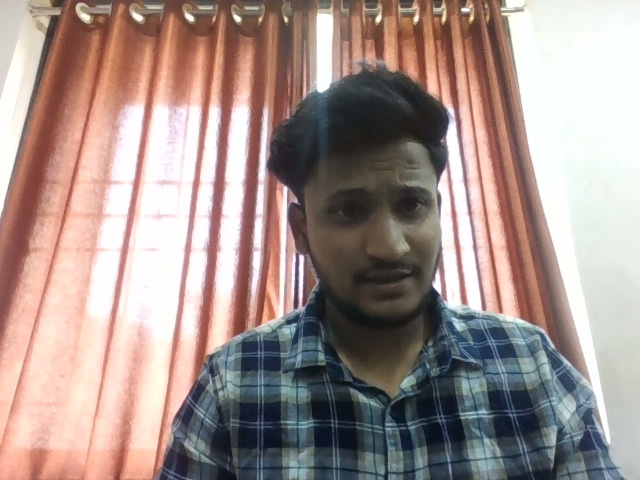
#> input picture face_1771309583.1156054.jpg, 640 x 480 px
$ python create_profile.py
#> lines starting #> are read from the running program, lines starting #| are printed output that depends on the picture
import cv2
import csv
import numpy as np
import os
from datetime import datetime

class GhostAuthProfile:
    def __init__(self, username):
        self.username = username
        self.typing_pattern = []
        self.face_encoding = None
        self.create_folder()

    def create_folder(self):
        if not os.path.exists(f"users/{self.username}"):
            os.makedirs(f"users/{self.username}")

    def add_typing_data(self, csv_file):
        """Extract typing features from CSV"""
#> called with csv_file = 'typing_data.csv'
        flight_times = []
        with open(csv_file, 'r') as f:
#> (reads typing_data.csv from the repository)
            reader = csv.DictReader(f)
            for row in reader:
                if row['event'] == 'PRESS' and row['flight_time']:
                    ft = float(row['flight_time'])
                    if ft > 0:
                        flight_times.append(ft)

        # Calculate typing fingerprint
        self.typing_pattern = {
            'avg_flight': np.mean(flight_times),
            'std_flight': np.std(flight_times),
            'min_flight': np.min(flight_times),
            'max_flight': np.max(flight_times),
            'typing_speed': len(flight_times) / sum(flight_times) * 60
        }
        print(f"✅ Typing profile created for {self.username}")

    def add_face_data(self, image_path):
        """Simple face detection"""
#> called with image_path = 'face_1771309583.1156054.jpg'
        face_cascade = cv2.CascadeClassifier(
            cv2.data.haarcascades + 'haarcascade_frontalface_default.xml'
        )

        img = cv2.imread(image_path)
#> img is the input picture: shape (480, 640, 3); mean B, G, R 141.2, 146.5, 164.7
        gray = cv2.cvtColor(img, cv2.COLOR_BGR2GRAY)
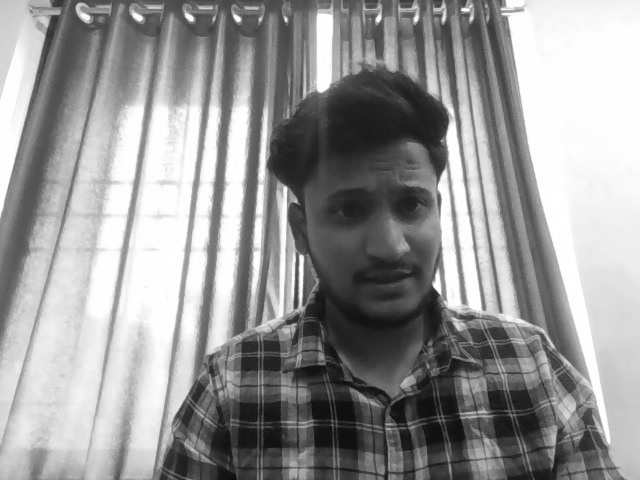
#> gray: shape (480, 640); min 8, max 255, mean 151.4
        faces = face_cascade.detectMultiScale(gray, 1.1, 4)
#> faces = [[75, 171, 30, 30], [292, 142, 175, 175]]

        if len(faces) > 0:
            x, y, w, h = faces[0]
#> x = 75; y = 171; w = 30; h = 30
            face_roi = gray[y:y+h, x:x+w]
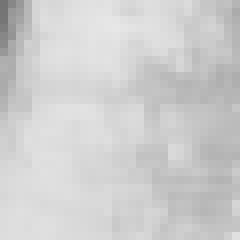
#> face_roi: shape (30, 30) (shown 8 times larger); min 116, max 231, mean 206.5
            face_resized = cv2.resize(face_roi, (100, 100))
            self.face_encoding = face_resized.flatten()
#> self.face_encoding = 10000 values, max 231 at index 1147, min 116 at index 0, mean 206.4
            print(f"✅ Face profile created for {self.username}")
        else:
            print("❌ No face detected in image")

    def save_profile(self):
        """Save profile to file"""
        profile_data = {
            'username': self.username,
            'typing_pattern': self.typing_pattern,
            'created': str(datetime.now())
        }

        # Save typing profile
        with open(f"users/{self.username}/profile.txt", 'w') as f:
            f.write(str(profile_data))

        # Save face encoding if exists
        if self.face_encoding is not None:
            np.save(f"users/{self.username}/face.npy", self.face_encoding)

        print(f"💾 Profile saved for {self.username}")

# ===== RUN THIS =====
# Replace 'your_name' with your actual name
you = GhostAuthProfile("your_name")
you.add_typing_data("typing_data.csv")  # Your typing file
you.add_face_data("face_1771309583.1156054.jpg")  # Replace with your actual face photo filename
you.save_profile()
print("\n✅ Profile created! Check the 'users/your_name' folder")
